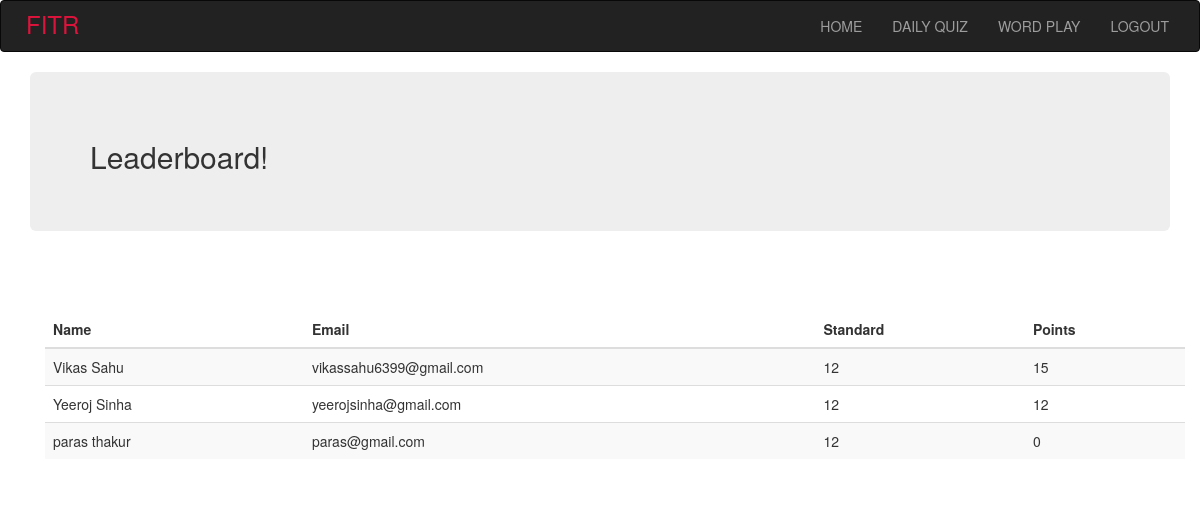
The app's page /leaderboard (signed in) with its own data.
### home/models.py (models this page shows, shortened)
class LeaderBoard(models.Model):
    email=models.EmailField(max_length=30)
    first_name=models.CharField(max_length=30)
    last_name=models.CharField(max_length=30)
    standard=models.CharField(max_length=5)
    points=models.IntegerField(default=0)

### home/views.py (the view)
# urls.py: path('leaderboard',include('home.urls'))
def leaderboard(request):
    if request.user.is_authenticated:
        user1=request.user.username
        temp=LeaderBoard.objects.filter(email=user1)
        for i in temp:
            std=i.standard
        context=LeaderBoard.objects.filter(standard=std).order_by('-points')
        return render(request,'leaderboard.html',{'context':context})
    else:
        return redirect('/login')

### templates/leaderboard.html
{% extends 'sub-base.html' %}
    {% block heading %} Leaderboard!{% endblock heading %} The Daily Quiz Show!
    {% block inner-body %}
    <div class="container" style="margin-bottom:30px">
        <div class="container" style="margin-top:50px">
            <table class="table table-striped table-hover">
                <thead>
                    <tr>
                        <th>Name</th>
                        <th>Email</th>
                        <th>Standard</th>
                        <th>Points</th>
                    </tr>
                </thead>
                <tbody>
                    {% for st in context %}
                    <tr>
                        <td>{{st.first_name}} {{st.last_name}}</td>
                        <td>{{st.email}}</td>
                        <td>{{st.standard}}</td>
                        <td>{{st.points}}</td>
                    </tr>
                    {% endfor %}
                </tbody>
            </table>
        </div>
    </div>
{% endblock inner-body %}

### records on screen
LeaderBoard: first_name "Vikas", last_name "Sahu", email "vikassahu6399@gmail.com", standard "12", points "15"
LeaderBoard: first_name "Yeeroj", last_name "Sinha", email "yeerojsinha@gmail.com", standard "12", points "12"
LeaderBoard: first_name "paras", last_name "thakur", email "paras@gmail.com", standard "12", points "0"
